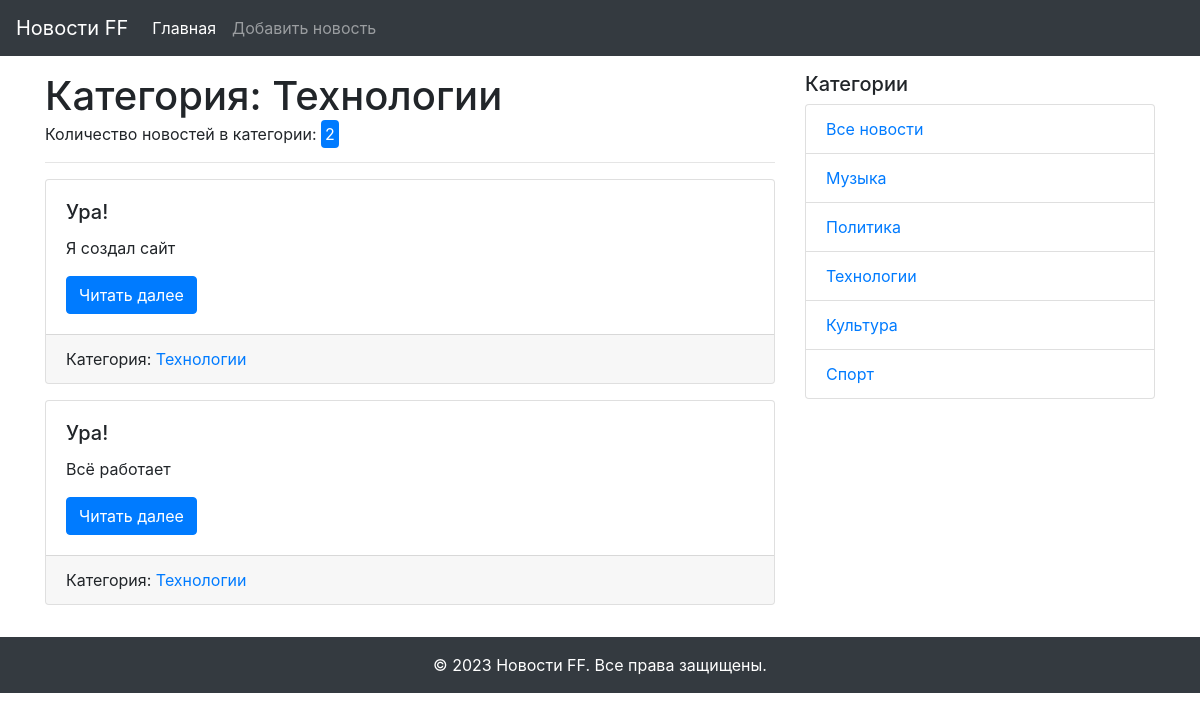
The page /category/3 on the database its author committed.
### models.py (models this page shows, shortened)
class Category(db.Model):
    id = db.Column(db.Integer, primary_key=True)
    title = db.Column(db.String(255), nullable=False)
    news = db.relationship('News', back_populates='category')

class News(db.Model):
    id = db.Column(db.Integer, primary_key=True)
    title = db.Column(db.String(255), unique=False, nullable=False)
    text = db.Column(db.Text, nullable=False)
    created_date = db.Column(db.DateTime, default=datetime.now)
    category_id = db.Column(db.Integer, db.ForeignKey('category.id'), nullable=False)
    category = db.relationship('Category', back_populates='news')

### views.py (the view)
@app.route('/category/<int:id>')
def news_in_category(id):
    category = Category.query.get(id)
    news = category.news[::-1]
    categories = Category.query.all()
    return render_template(
        'category.html',
        news=news,
        category=category,
        categories_list=categories
    )

### templates/category.html (shortened to what this page needs)
{% extends "base.html" %}
{% block content %}
  <h1>Категория: {{ category.title }}</h1>
  <p class="card-subtitle">Количество новостей в категории: <span class="bg-primary border border-0 rounded text-white p-1">{{ news|length }}</span></p>
  <hr>
  {% for item in news %}
    <div class="card mb-3">
      <div class="card-body">
        <h5 class="card-title">{{ item.title }}</h5>
        <p class="card-text">{{ item.text|truncate(100) }}</p>
        <a href="{{ url_for('news_detail', id=item.id) }}" class="btn btn-primary">Читать далее</a>
      </div>
      <div class="card-footer">
        Категория: <a href="{{ url_for('news_in_category', id=item.category.id) }}">{{ item.category.title }}</a>
      </div>
    </div>
  {% else %}
    <p class="card-text">Новостей пока нет!</p>
  {% endfor %}
{% endblock content %}

### templates/side_navigation.html
<div class="col-md-4">
  <h5>Категории</h5>
  <ul class="list-group">
    <li class="list-group-item"><a href="{{ url_for('index') }}">Все новости</a></li>
    {% for category in categories_list %}
      <li class="list-group-item"><a href="{{ url_for('news_in_category', id=category.id) }}">{{ category.title }}</a></li>
    {% endfor %}
  </ul>
</div>

### rows shown on the page
Category: title "Технологии"
News: title "Ура!", text "Я создал сайт", category "Технологии"
News: title "Ура!", text "Всё работает", category "Технологии"
Category: title "Музыка"
Category: title "Политика"
Category: title "Культура"
Category: title "Спорт"

### other values the page prints
{{ news|length }} "2"
